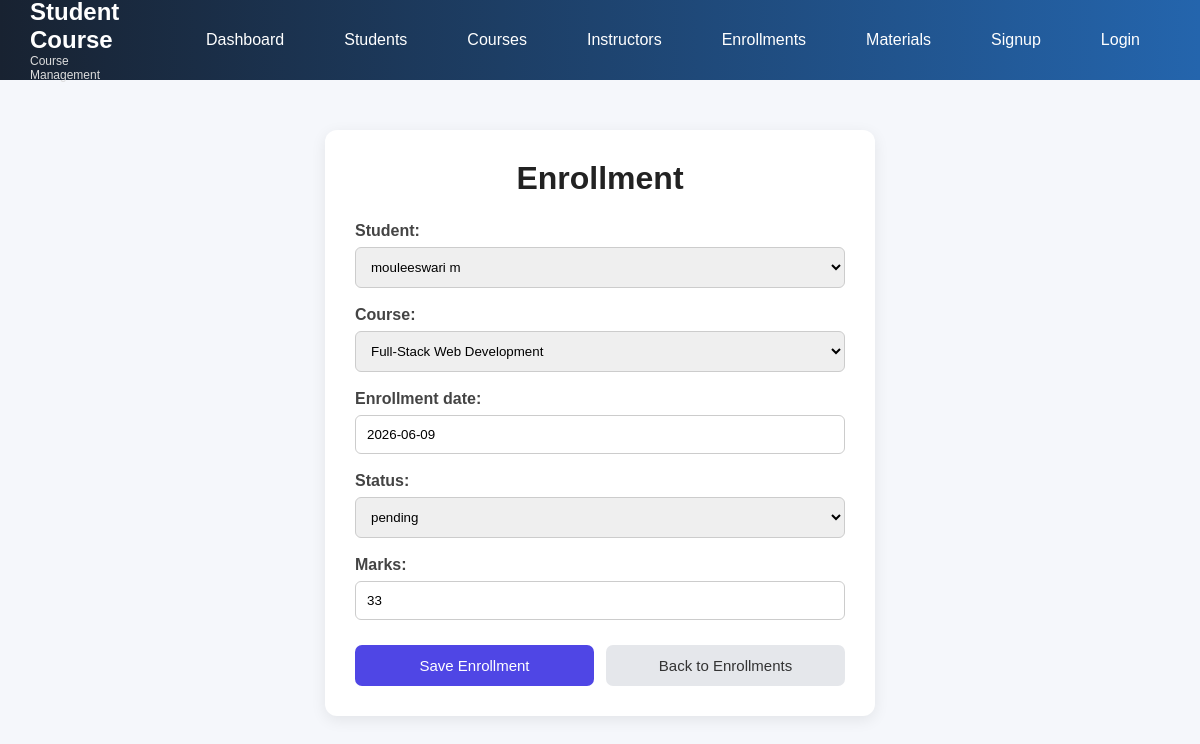
Screenshot of /myapp/enrollment/2/update/ with the database file from the repository.
### myapp/models.py (models this page shows, shortened)
class Enrollment(models.Model):
    student = models.ForeignKey(Student, on_delete=models.CASCADE)
    course = models.ForeignKey(Course, on_delete=models.CASCADE)
    enrollment_date = models.DateField()
    status = models.CharField(max_length=20,choices=status)
    marks = models.IntegerField()

### myapp/views.py (the view)
# urls.py: path("enrollment/<int:id>/update/",views.enrollment_update,name="enrollment_update"),
def enrollment_update(request, id):
    enrollment = Enrollment.objects.get(id=id)
    if request.method == "POST":
        form = EnrollForm(
            request.POST,
            instance=enrollment
        )
        if form.is_valid():
            form.save()
            return redirect("enrollment_list")
    else:
        form = EnrollForm(
            instance=enrollment
        )
    return render(request, "enr_form.html", {
        "form": form
    })

### myapp/forms.py
class EnrollForm(ModelForm):
    class Meta:
        model = Enrollment
        fields = "__all__"

### myapp/models.py (called while the page is built)
    def __str__(self):
        return f"{self.name}"

    def __str__(self):
        return f"{self.name}"

### myapp/templates/enr_form.html (shortened to what this page needs)
<!DOCTYPE html>
<html>
<head>
</head>
<body>
    {% include 'base.html'%}
<div class="container">
    <div class="card">
        <h1>Enrollment</h1>
        <form method="POST">
            {{ form.as_p }}
            <div class="buttons">
                <button type="submit" class="save-btn">
                    Save Enrollment
                </button>
            <a href="{% url 'enrollment_list' %}"
                class="back-btn">
                    Back to Enrollments
            </a>
            </div>
        </form>
    </div>
</div>
</body>
</html>

### myapp/templates/enr_form.html (style rules this page uses)
* { margin: 0; padding: 0; box-sizing: border-box; font-family: Arial, sans-serif; }
body { background: #f5f7fb; }
.container { max-width: 550px; margin: 50px auto; }
.card { background: white; padding: 30px; border-radius: 12px; box-shadow: 0 4px 15px rgba(0,0,0,0.08); }
h1 { text-align: center; color: #222; margin-bottom: 25px; }
form p { margin-bottom: 18px; }
label { display: block; margin-bottom: 7px; font-weight: bold; color: #444; }
input, select { width: 100%; padding: 11px; border: 1px solid #ccc; border-radius: 6px; outline: none; }
.buttons { display: flex; gap: 12px; margin-top: 25px; }
button, .back-btn { flex: 1; padding: 12px; border: none; border-radius: 7px; font-size: 15px; text-align: center; text-decoration: none; cursor: pointer; }
.save-btn { background: #4f46e5; color: white; }
.back-btn { background: #e5e7eb; color: #333; }

### myapp/templates/base.html (style rules this page uses)
* { margin: 0; padding: 0; box-sizing: border-box; }
body { font-family: Arial, sans-serif; }

### rows the page displays
Enrollment: student "mouleeswari m", course "Full-Stack Web Development", enrollment_date "2026-06-09", status "pending", marks "33"
